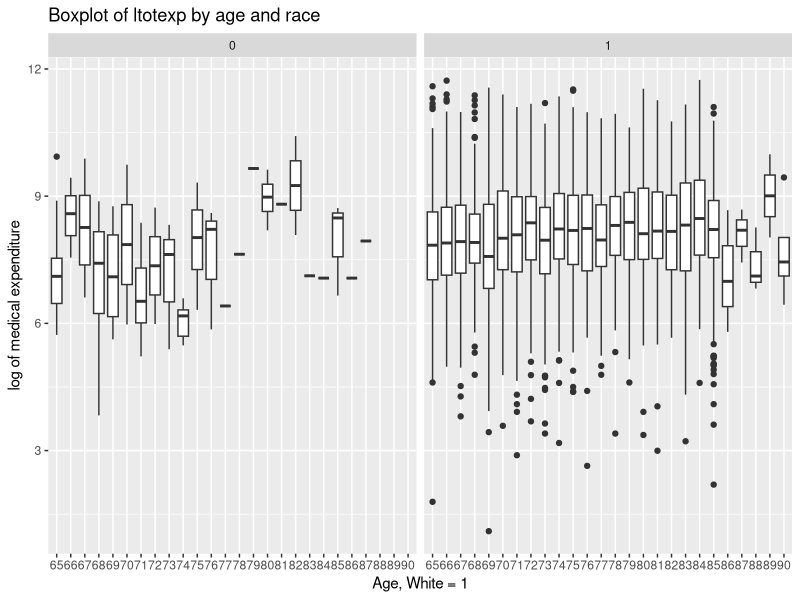
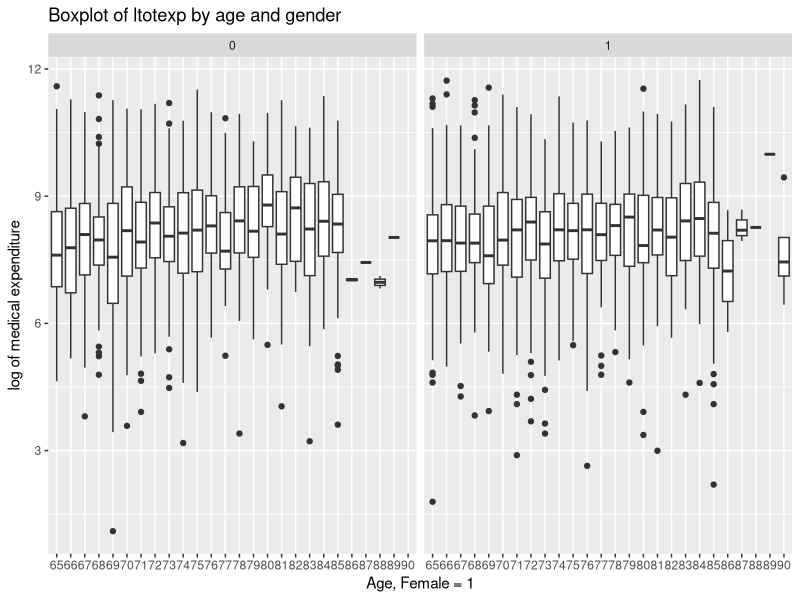
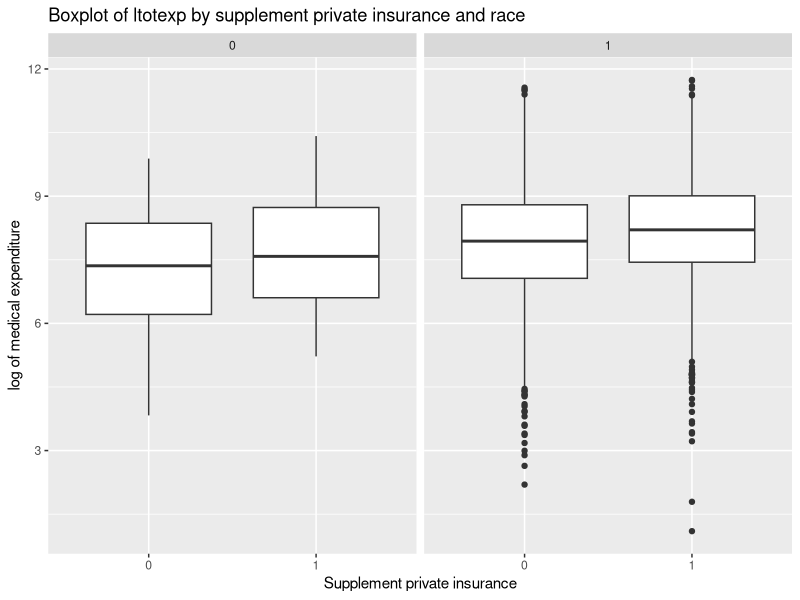
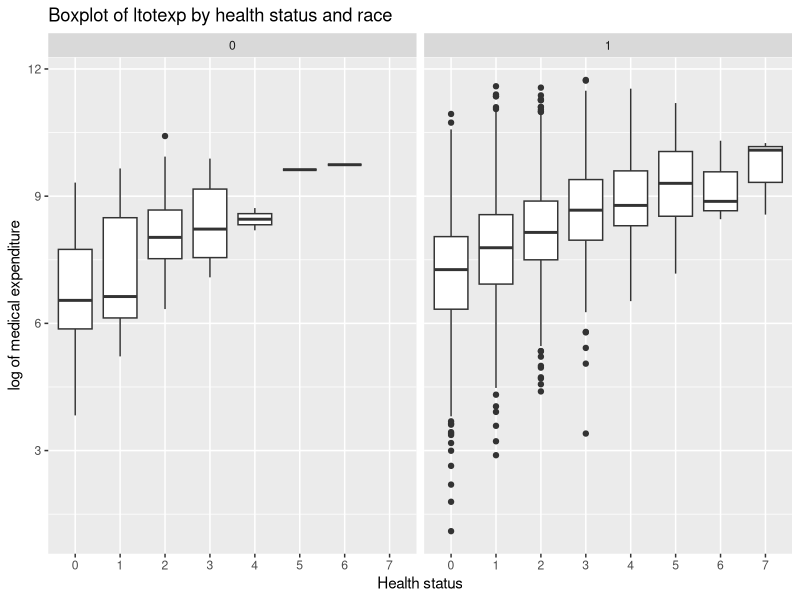
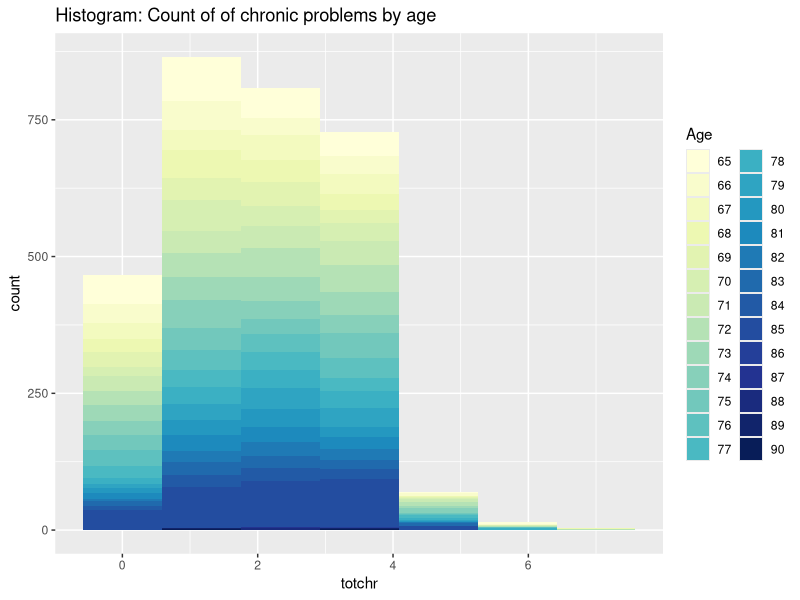
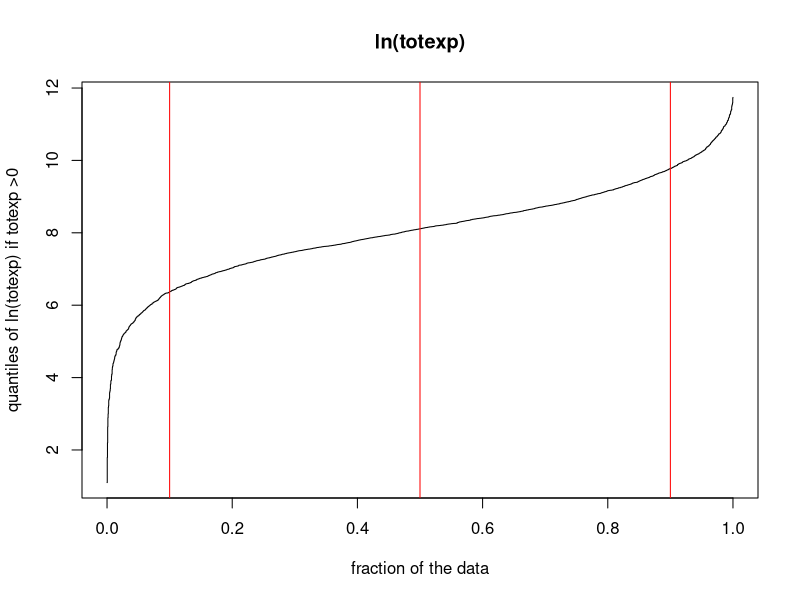
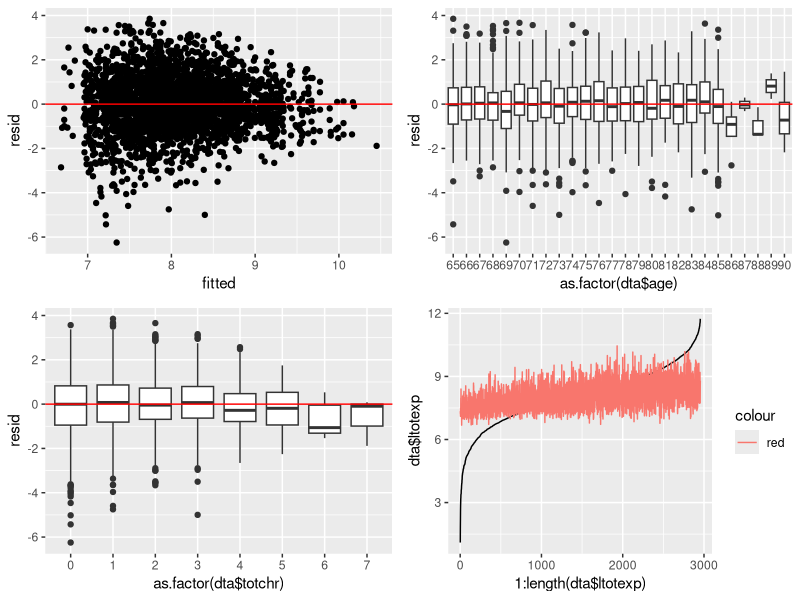
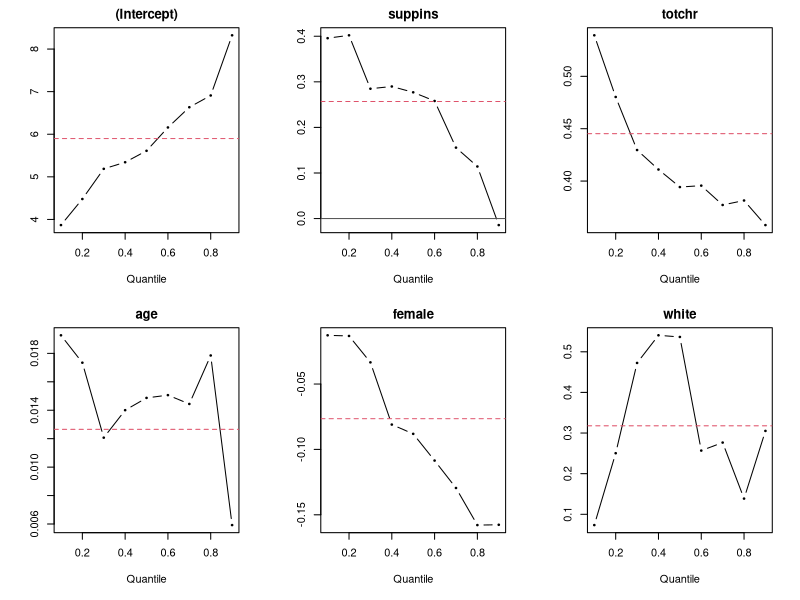

R code for these plots, in order:
## ---- chunk 1
knitr::opts_chunk$set(echo = TRUE)
require(foreign)
require(knitr)
require(quantreg)
require(ggplot2)
require(gridExtra)
require(RColorBrewer)
require(splines)
## ---- chunk 2
dta <- read.dta("dta/mus03data.dta")
apply(dta, 2,function(x) sum(is.na(x))) # number of NA in each column
## ---- chunk 3
dta <- dta[,c("ltotexp", "suppins","totchr", "age", "female", "white")]
dta <- na.omit(dta)
str(dta)
## ---- chunk 4
summary(dta)
## ---- chunk 5
ggplot(dta) + 
  geom_boxplot(aes(as.factor(age), ltotexp)) +
  facet_grid(~white) +
  xlab("Age, White = 1") +
  ylab("log of medical expenditure") +
  ggtitle("Boxplot of ltotexp by age and race")
#--------------------------------
ggplot(dta) + 
  geom_boxplot(aes(as.factor(age), ltotexp)) + 
  facet_grid(~female) + xlab("Age, Female = 1") + 
  ylab("log of medical expenditure") +
  ggtitle("Boxplot of ltotexp by age and gender")
#--------------------------------
ggplot(dta) + 
  geom_boxplot(aes(as.factor(suppins), ltotexp)) + 
  facet_grid(~white) + xlab("Supplement private insurance") + 
  ylab("log of medical expenditure") +
  ggtitle("Boxplot of ltotexp by supplement private insurance and race")
#--------------------------------
ggplot(dta) + 
  geom_boxplot(aes(as.factor(totchr), ltotexp)) + 
  facet_grid(~white) + xlab("Health status") + 
  ylab("log of medical expenditure") +
  ggtitle("Boxplot of ltotexp by health status and race")
#--------------------------------
colourCount = length(unique(dta$age))
getPalette = colorRampPalette(brewer.pal(9, "YlGnBu"))
ggplot(dta) + geom_histogram(aes(totchr, fill=as.factor(age), group= age), bins=7) + 
  scale_fill_manual(values = getPalette(colourCount))+ggtitle("Histogram: Count of of chronic problems by age")+guides(fill=guide_legend(title="Age"))

## ---- chunk 6
(quantile(dta$ltotexp, c(0.1, 0.5, 0.9)))
plot(seq(0,1, by = (1/(2955-1))),dta$ltotexp, type="s", main = "ln(totexp)",xlab="fraction of the data", ylab="quantiles of ln(totexp) if totexp >0")
abline(v=c(0.1, 0.5, 0.9), col="red")
## ---- chunk 7
summary(lm.model <- lm(ltotexp~suppins+age+female+white+totchr, data=dta))
## ---- chunk 8
resid <- residuals(lm.model)
fitted <- fitted(lm.model)
grid.arrange(
ggplot()+geom_point(aes(fitted,resid))+geom_hline(yintercept=mean(resid), colour="red"),
ggplot()+geom_boxplot(aes(as.factor(dta$age),resid))+geom_hline(yintercept=mean(resid), colour="red"),
ggplot()+geom_boxplot(aes(as.factor(dta$totchr),resid))+geom_hline(yintercept=mean(resid), colour="red"),
ggplot()+geom_line(aes(1:length(dta$ltotexp),dta$ltotexp))+geom_line(aes(1:length(dta$ltotexp),fitted, colour="red")),
  ncol = 2, nrow = 2)
## ---- chunk 9
summary(qr.model.5 <- rq(ltotexp~., data=dta, tau=0.5))
## ---- chunk 10
#effects(qr.model.5)
## ---- chunk 11
df.compare <- data.frame(OLS.coef = summary(lm.model)$coefficients[,1], OLS.tval= summary(lm.model)$coefficients[,3])
df.compare.coef <- data.frame(OLS.coef = summary(lm.model)$coefficients[,1])
df.compare.tval <- data.frame(OLS.tval= summary(lm.model)$coefficients[,3])
for(q in c(0.10, 0.25, 0.50, 0.75, 0.90)){
  model <- rq(ltotexp~., data=dta, tau=q)
  assign(paste0("qr.model",q), model)
  df.compare<-cbind(df.compare, summary(model)$coefficients[,1], summary(model)$coefficients[,3])
  df.compare.coef<-cbind(df.compare.coef, summary(model)$coefficients[,1])
  df.compare.tval<-cbind(df.compare.tval,summary(model)$coefficients[,3])
}

colnames(df.compare) <- c("OLS.coef","OLS.tval", "QR.10.coef", "QR.10.tval", "QR.25.coef", "QR.25.tval", "QR.50.coef", "QR.50.tval", "QR.75.coef", "QR.75.tval", "QR.90.coef", "QR.90.tval")
colnames(df.compare.coef) <- c("OLS.coef", "QR.10.coef", "QR.25.coef",  "QR.50.coef", "QR.75.coef",  "QR.90.coef")
colnames(df.compare.tval) <- c("OLS.tval", "QR.10.tval",  "QR.25.tval",  "QR.50.tval",  "QR.75.tval",  "QR.90.tval")
## ---- chunk 12
kable(df.compare)
kable(df.compare.coef)
kable(df.compare.tval)
#df.compare
#df.compare.coef
#df.compare.tval
## ---- chunk 13
anova(qr.model0.25, qr.model0.5)
anova(qr.model0.5, qr.model0.75)
anova(qr.model0.25,qr.model0.75)
## ---- chunk 14
plot(qr.model<-rq(ltotexp~., data=dta, tau=seq(.1,0.9,0.1)), mar = c(5.1, 4.1, 2.1, 2.1), xlab="Quantile", mfrow=c(2,3) )
## ---- chunk 15
qr.model_plot<-rq(ltotexp~totchr, data=dta, tau=c(0.1,0.25,0.5,0.75,0.09))
resid <- residuals(qr.model_plot)
fitted <- fitted(qr.model_plot)
ggplot()+ 
  geom_line(aes(dta$totchr,fitted[,1], color=paste("tau 0.1")))+
  geom_line(aes(dta$totchr,fitted[,2], color=paste("tau 0.25")))+
  geom_line(aes(dta$totchr,fitted[,3], color=paste("tau 0.5")))+
  geom_line(aes(dta$totchr,fitted[,4], color=paste("tau 0.75")))+
  geom_line(aes(dta$totchr,fitted[,5], color=paste("tau 0.90")))+
  xlab("totchr")+ylab("fitted values")
